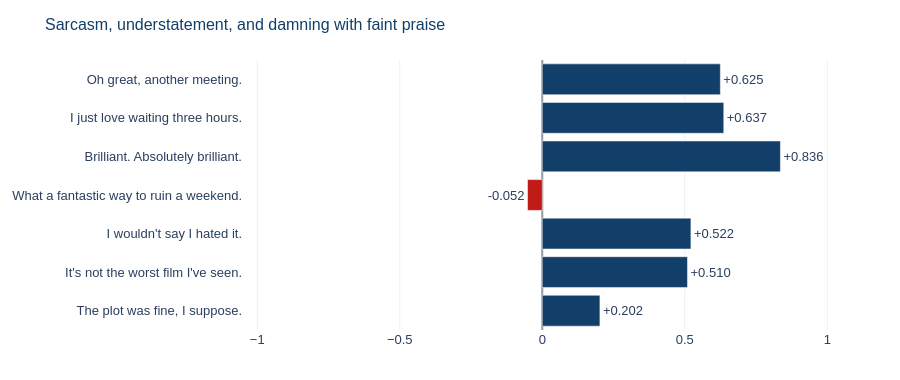

The cell this chart's notebook holds for it:
### Markdown cell above
## Room 4 — Break the model

Now the fun part. Below are sentences chosen to be hard. **Write down your own
judgement for each one first** — positive, negative or neutral — then reveal.

### Code cell
tricky = [
    "Oh great, another meeting.",
    "I just love waiting three hours.",
    "Brilliant. Absolutely brilliant.",
    "What a fantastic way to ruin a weekend.",
    "I wouldn't say I hated it.",
    "It's not the worst film I've seen.",
    "The plot was fine, I suppose.",
]

vals = [vader.polarity_scores(t)["compound"] for t in tricky]
fig = go.Figure(go.Bar(
    x=vals, y=tricky, orientation="h",
    marker_color=[NAVY if v >= 0 else RED for v in vals],
    text=[f"{v:+.3f}" for v in vals], textposition="outside",
))
fig.update_xaxes(range=[-1.05, 1.15], zeroline=True, zerolinecolor="#999")
fig.update_yaxes(autorange="reversed")
style(fig, "Sarcasm, understatement, and damning with faint praise",
      height=380, showlegend=False).show()

### Figure 1 — Plotly figure (JSON) as saved in the notebook; plotly's stock layout.template omitted (floating-point values rounded to 4 significant figures)
{"data": [{"marker": {"color": ["#123F69", "#123F69", "#123F69", "#C11B17", "#123F69", "#123F69", "#123F69"]}, "orientation": "h", "text": ["+0.625", "+0.637", "+0.836", "-0.052", "+0.522", "+0.510", "+0.202"], "textposition": "outside", "type": "bar", "x": [0.6249, 0.6369, 0.8357, -0.0516, 0.5216, 0.5096, 0.2023], "y": ["Oh great, another meeting.", "I just love waiting three hours.", "Brilliant. Absolutely brilliant.", "What a fantastic way to ruin a weekend.", "I wouldn't say I hated it.", "It's not the worst film I've seen.", "The plot was fine, I suppose."]}], "layout": {"font": {"family": "Helvetica, Arial, sans-serif", "size": 13}, "height": 380, "margin": {"b": 50, "l": 60, "r": 30, "t": 60}, "showlegend": false, "title": {"font": {"color": "#123F69", "size": 16}, "text": "Sarcasm, understatement, and damning with faint praise"}, "xaxis": {"range": [-1.05, 1.15], "zeroline": true, "zerolinecolor": "#999"}, "yaxis": {"autorange": "reversed"}}}
